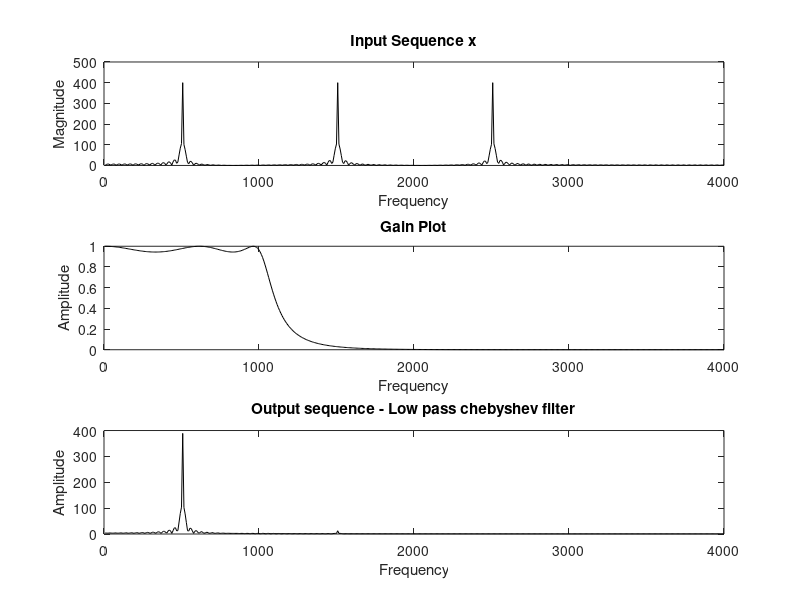

MATLAB code to generate this figure:
%chebyshev IIR
%inputs
clc;
clear all;
close all;
fsamp= 8000;
fp= 1000; %analog
fs= 2000; 
ws= (2*fs)/fsamp; %digital
wp= (2*fp)/fsamp;
ap= 0.5;
as= 40;
f1= 500;
f2= 1500;
f3= 2500;
order=1024;
%input signals
t= 0:(1/fsamp):0.1;
x1 = sin(2*pi*f1*t);
x2 = sin(2*pi*f2*t);
x3 = sin(2*pi*f3*t);
x = x1+x2+x3;
%input spectrum
fft_x=fft(x,order);
for i=1:order
    fr(i)=i*(fsamp/order);
end
%low pass
[N,Wp]=cheb1ord(wp,ws,ap,as);
[b,a]= cheby1(N,ap,Wp,'low');
[h,f]= freqz(b,a,order/2,fsamp);
y1= filter(b,a,x);
fft_y1=fft(y1,order);
figure(1);
subplot(311)
plot(fr(1:order/2),abs(fft_x(1:order/2)),'k');
title('Input Sequence x');
xlabel('Frequency');
ylabel('Magnitude');
subplot(312) %gain
h1=abs(h)/max(abs(h));
plot(fr(1:order/2),(h1(1:order/2)),'k');
title('Gain Plot');
xlabel('Frequency'); ylabel('Amplitude');
subplot(313) %output
plot(fr(1:order/2),abs(fft_y1(1:order/2)),'k');
title('Output sequence - Low pass chebyshev filter');
xlabel('Frequency'); ylabel('Amplitude');
